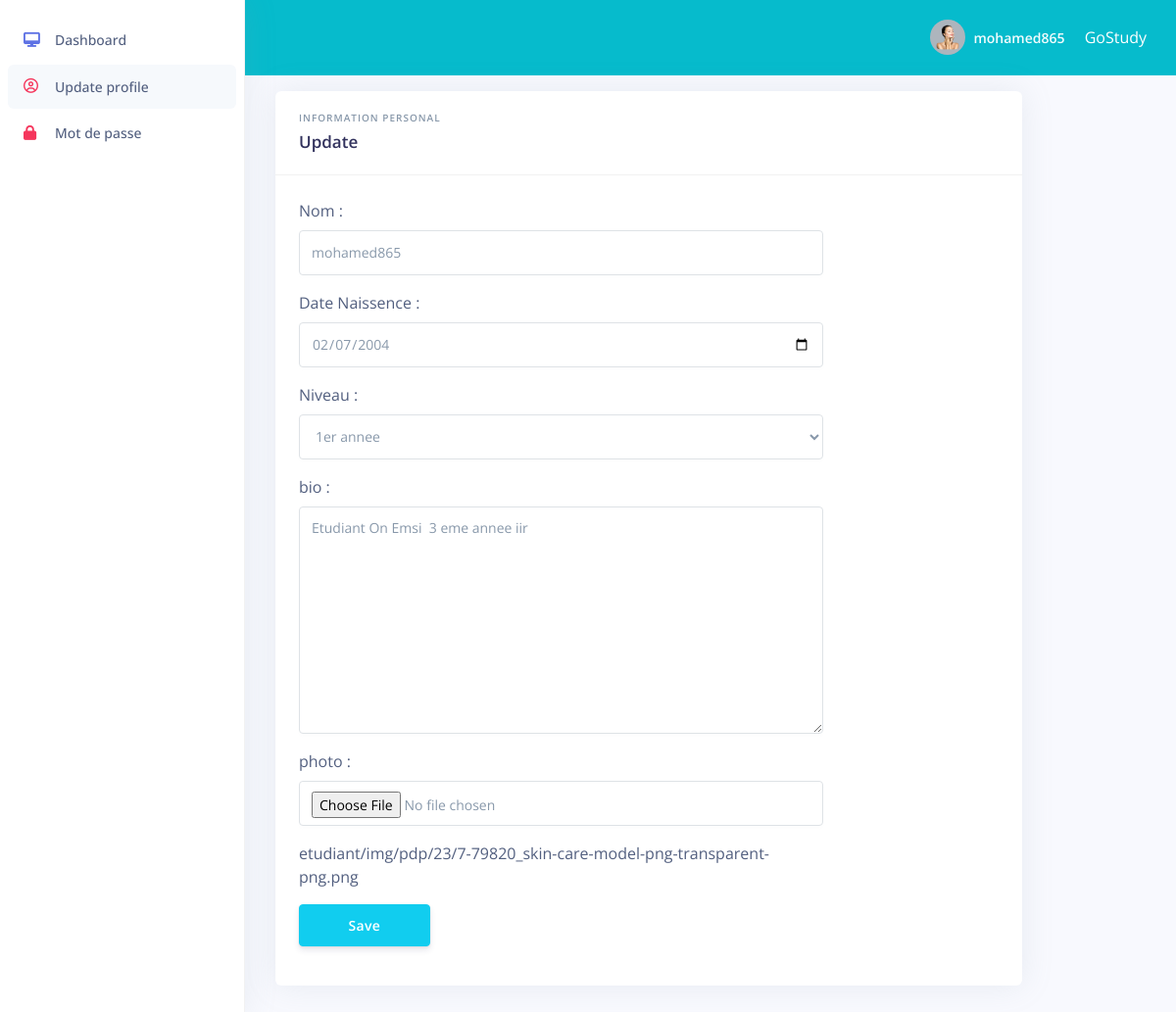
Page /etudiant/update/profile (signed in) on the committed database.
### etudiant/models.py (models this page shows, shortened)
class etudiant(models.Model):
    user = models.OneToOneField(User, null=True,on_delete=models.CASCADE)
    nom = models.CharField(max_length=30)
    datenaissence = models.DateField(blank=True)
    photo = models.ImageField(upload_to='etudiant/img/pdp/%y',default='etudiant/img/pdp/23/def.png')
    levels = (
        ('1er annee','1er annee'),('2eme annee','2eme annee'),
        ('3eme annee','3eme annee'),('4eme annee','4eme annee'),
        ('5eme annee','5eme annee'),('6eme annee','6eme annee'),
    )
    NiveauEtudiant = models.CharField(max_length=50,choices=levels,blank=True)
    bio = models.TextField(null=True,blank=True,default="Etudiant On GoStudy E-learning")
    datecreation = models.DateTimeField(auto_now=True)
    course = models.ForeignKey(course,null=True,on_delete=models.CASCADE,blank=True)

### etudiant/views.py (the view)
# urls.py: path('update/profile',views.updateProfile,name='updateprofile'),
@login_required(login_url='etudiant_login')
def updateProfile(request):
    et = etudiant.objects.all().get(user=request.user)
    if request.method == "POST":
       form =  etudForm(request.POST,request.FILES,instance=et)
       if form.is_valid():
            form.save()
    l = {
          'etd':et,
     }
    return render(request,'etudiant/update.html',l)

### templates/etudiant/update.html (shortened to what this page needs)
{% extends 'base/etudiant/navProfile.html' %}
{% block content %}
<div class="col-lg-10 m-3">
    <div class="card">
        <div class="card-header bg-transparent">
            <h6 class="text-uppercase text-muted ls-1 mb-1">information personal</h6>
            <h5 class="h3 mb-0">Update</h5>
        </div>
        <div class="card-body">
           <form action="" method="post" enctype="multipart/form-data">
            <div class="content w-75">
                <div class="mb-3">
            <label for="nom">Nom : </label>
            <input type="text" name="nom" id="" class="form-control" value="{{etd.nom}}">
                </div>
                <div class="mb-3">
            <label for="datenaissence">Date Naissence : </label>
            <input type="date" name="datenaissence" id="" class="form-control" value="{{etd.datenaissence|date:'Y-m-d'}}">
                </div>
                <div class="mb-3">
             <label for="Niveau">Niveau : </label>
            <select name="NiveauEtudiant" id="Niveau" class="form-control">
                {% if etd.NiveauEtudiant == '1er annee' %}
                            <option value="1er annee" selected>1er annee</option>
                            {% endif %}
            </select>
        </div>
        <div class="mb-3">
            <label for="bio">bio : </label>
            <textarea name="bio" id="" cols="30" rows="10" class="form-control">{{etd.bio}}</textarea>
        </div>
        <div class="mb-3">
            <label for="photo">photo : </label>
            <input type="file" name="photo" id="" class="form-control mb-3">
            {{etd.photo}}
        </div>
            <button type="submit" class="btn btn-info w-25" >Save</button>
            </div>
           </form>
        </div>
    </div>
</div>
{% endblock content %}

### templates/base/etudiant/navProfile.html (shortened to what this page needs)
{% load static %}
<head>
    <link rel="stylesheet" href="https://cdnjs.cloudflare.com/ajax/libs/font-awesome/5.15.2/css/all.min.css">
    <link rel="stylesheet" href="https://rawcdn.githack.com/Loopple/loopple-public-assets/ad60f16c8a16d1dcad75e176c00d7f9e69320cd4/argon-dashboard/css/nucleo/css/nucleo.css">
    <link rel="stylesheet" href="{% static 'profile/assets/css/theme.css' %}">
    <link rel="stylesheet" href="{% static 'profile/css/loopple/loopple.css' %}">
</head>
<body class="g-sidenav-show">
    <nav class="sidenav navbar navbar-vertical fixed-left navbar-expand-xs navbar-light bg-white loopple-fixed-start" id="sidenav-main" >
        <div class="navbar-inner">
            <div class="collapse navbar-collapse" id="sidenav-collapse-main">
                <ul class="navbar-nav">
                    <li class="nav-item"> <a class="nav-link" href="{% url 'profile' %}"> <i class="fa fa-desktop text-primary"></i> <span class="nav-link-text">Dashboard</span> </a> </li>
                    <li class="nav-item"> <a class="nav-link {% if request.resolver_match.url_name == 'updateprofile' %} active {% endif %}" href="{% url 'updateprofile' %}"> <i class="far fa-user-circle text-danger"></i> <span class="nav-link-text">Update profile</span> </a> </li>
                    <li class="nav-item"> <a class="nav-link" href="{% url 'updatePassword' %}"> <i class="fa fa-lock text-danger"></i> <span class="nav-link-text">Mot de passe</span> </a> </li>
                </ul>
            </div>
        </div>
    </nav>
    <div class="main-content" id="panel">
        <nav class="navbar navbar-top navbar-expand navbar-dark border-bottom bg-warning" id="navbarTop" style="background-color: #06bbcc !important;">
            <div class="container-fluid">
                <div class="collapse navbar-collapse" id="navbarSupportedContent">
                    <ul class="navbar-nav align-items-center  ml-auto ml-md-0 ">
                        <li class="nav-item dropdown"> <a class="nav-link pr-0" href="#" role="button" aria-haspopup="true" aria-expanded="false">
                       {% if request.resolver_match.url_name == 'updatePassword' %} {% else %}<div class="media align-items-center"> <span class="avatar avatar-sm rounded-circle"> <img alt="Image placeholder" src="{{etd.photo.url}}"> </span>
                                    <div class="media-body  ml-2  d-none d-lg-block"> <span class="mb-0 text-sm  font-weight-bold">{{etd.nom}}</span> </div>
                                </div>{% endif %}
                            </a>
                        </li>
                        <li class="nav-item dropdown"> <a class="nav-link pr-0" href="#" role="button" aria-haspopup="true" aria-expanded="false">
                            <div class="media align-items-center">    <a href="{% url 'home' %}" class="mb-2 text-white" >  GoStudy</a>
                            </div>
                    </li>
                    </ul>
                </div>
            </div>
        </nav>
        {% block content %}
        {% endblock content %}
    </div>
</body>

### rows in the picture
etudiant: photo (picture), nom "mohamed865", datenaissence "02/07/2004", NiveauEtudiant "1er annee", bio "Etudiant On Emsi 3 eme annee iir", photo "etudiant/img/pdp/23/7-79820_skin-care-model-png-transparent-png.png"
